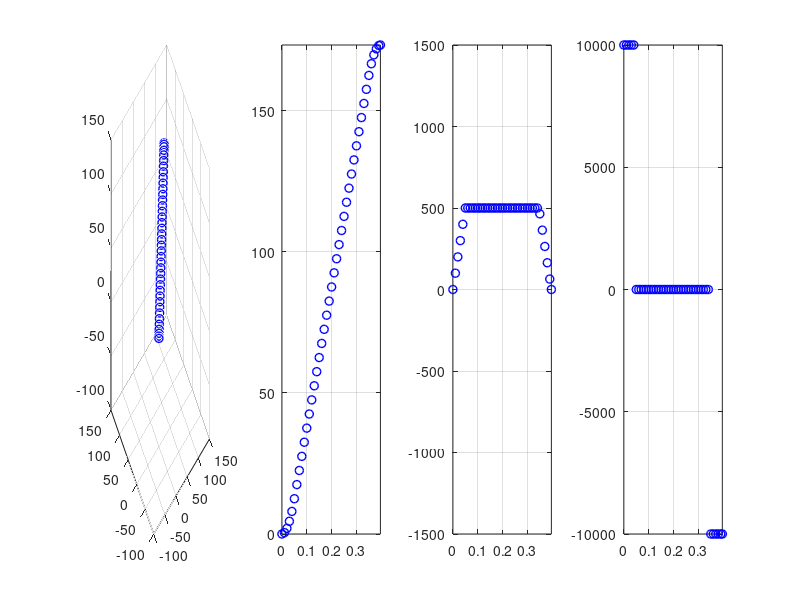

The MATLAB script that drew this image:
clc; clear all; close all;

t=0;
ts = 0.01;
LastCycle=0;

x_a   = 0; %[mm]
y_a   = 0;
z_a   = 0;

x_b   = 100; %[mm]
y_b   = 100;
z_b   = 100;

AB_MD   = sqrt(((x_b-x_a)^2)+((y_b-y_a)^2)+((z_b-z_a)^2));

%% Quy hoach quy dao LSPB
x_0           = 0;            %% trang thai cua diem dau
x_dot_0    = 0;
x_2dot_0  = 0;
x_F           = AB_MD;        %% trang thai cua diem cuoi
x_dot_F    = 0;
x_2dot_F  = 0;

% Magic = 0.1;
% tf_o = AB_MD/v_qd;
% tf    = (1+Magic)*tf_o;
% tb   = Magic*tf_o;
% v_qd  = (x_F-x_0)/(tf-tb);
% acc    = v_qd / tb;

v_qd  = 500;    %% [mm]/[s]
tb = 0.05;
acc_max = 10000;     %[mm/s]

tb_min = v_qd / acc_max;
if(tb < tb_min) 
    tb = tb_min;    
end
acc = v_qd / tb;

t_giutoc = (AB_MD - acc*tb*tb) / v_qd;
tf = t_giutoc + 2*tb;

% %% Quy hoach quy dao bac 5
% a0=x_0;
% a1=x_dot_0;
% a2=x_2dot_0/2;
% a3=(20*x_F - 20*x_0-(8*x_dot_F + 12*x_dot_0)*tf -(3*x_2dot_0 - x_2dot_F)*tf^2)/(2*tf^3);
% a4=(30*x_0 - 30*x_F + (14*x_dot_F + 16*x_dot_0)*tf +(3*x_2dot_0 - 2*x_2dot_F)*tf^2)/(2*tf^4);
% a5=(12*x_F - 12*x_0 - (6*x_dot_F + 6*x_dot_0)*tf -(x_2dot_0 - x_2dot_F)*tf^2)/(2*tf^5);

while(1)

%     S= a0 + a1*t + a2*t^2 + a3*t^3 + a4*t^4 + a5*t^5;
%     v = a1+ 2*a2*t+ 3*a3*t^2 + 4*a4*t^3 + 5*a5*t^4;
%     a = 2*a2+ 6*a3*t+ 12*a4*t^2 + 20*a5*t^3;
    
    if((t>=0)&&(t<=tb))
        S = x_0 + 0.5*acc*t*t;
        v = acc*t;
        a = acc;
    end
    if((t>=tb)&&(t<=(tf-tb)))
        t2 = t - tb;
        S=(x_0 + 0.5*acc*tb*tb) + v_qd*t2;
        v = v_qd;
        a = 0;
    end
    if((t>=(tf-tb))&&(t<=tf))
        t3 = t - tf + tb;
        a = - acc;
        v = v_qd - acc*t3;
%          S = x_F + acc*tf*t - 0.5*acc*tf*tf - 0.5*acc*t*t;
%          S= (x_0 + 0.5*acc*tb*tb) + v_qd*(tf-2*tb) + 0.5*acc*tb*tb - 0.5*acc*(tb-t3)*(tb-t3);
          S= x_F - 0.5*acc*(tb-t3)*(tb-t3);
    end
    
    P_x_TCP   = x_a + (x_b - x_a)*S/AB_MD;
    P_y_TCP   = y_a + (y_b - y_a)*S/AB_MD;
    P_z_TCP   = z_a + (z_b - z_a)*S/AB_MD;

    subplot(1,4,1);
    plot3(P_x_TCP,P_y_TCP,P_z_TCP,'-o','LineWidth',1,'MarkerEdgeColor','b')
    xlim([-100 150]);
    ylim([-100 150]);
    zlim([-100 150]);
    grid on;
    hold on;
    
    subplot(1,4,2);
    plot(t,S,'-o','LineWidth',1,'MarkerEdgeColor','b')
    xlim([0 tf]);
    ylim([x_0 x_F]);
    grid on;
    hold on;
    
    subplot(1,4,3);
    plot(t,v,'-o','LineWidth',1,'MarkerEdgeColor','b')
    xlim([0 tf]);
    ylim([-3*v_qd 3*v_qd]);
    grid on;
    hold on;
    
    subplot(1,4,4);
    plot(t,a,'-o','LineWidth',1,'MarkerEdgeColor','b')
    xlim([0 tf]);
    ylim([-acc acc]);
    grid on;
    hold on;
    
    if(LastCycle==1)
        break;
    end
    
    t=t+ts;
    if(t>tf)
         t=tf;
         LastCycle = 1;
    end
    pause(0.01);
end

sprintf("Simulation Done")